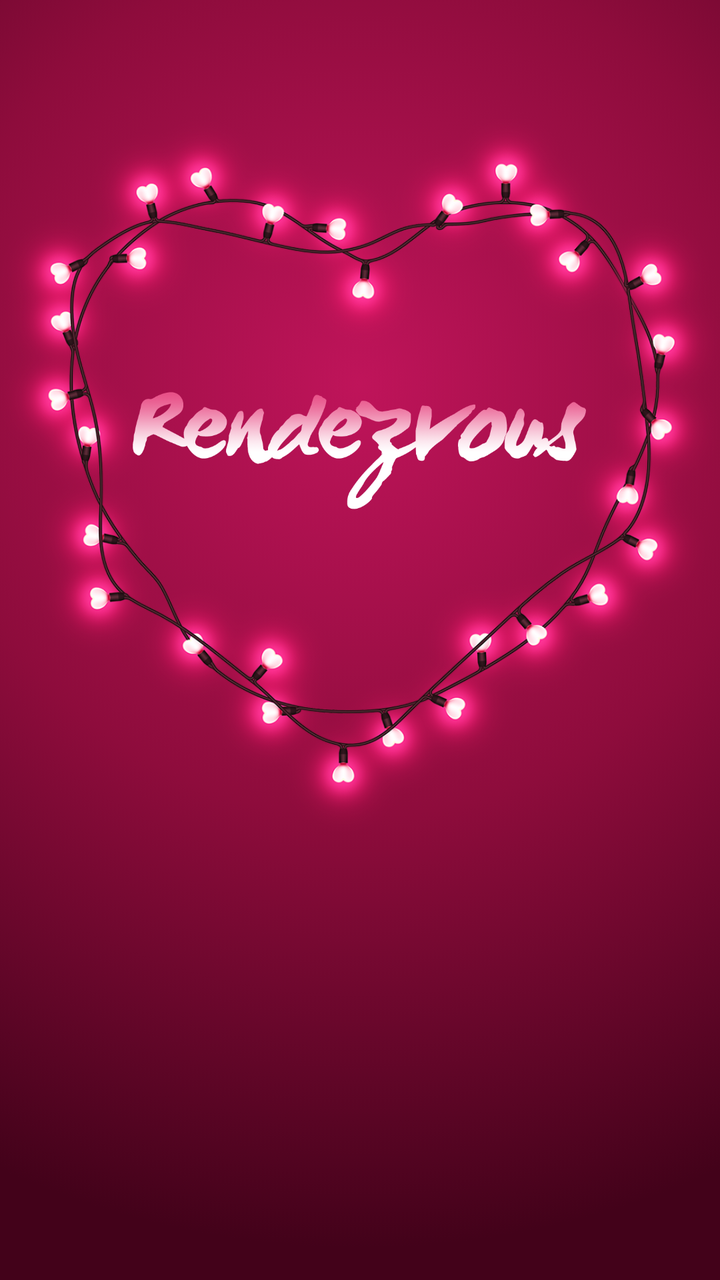
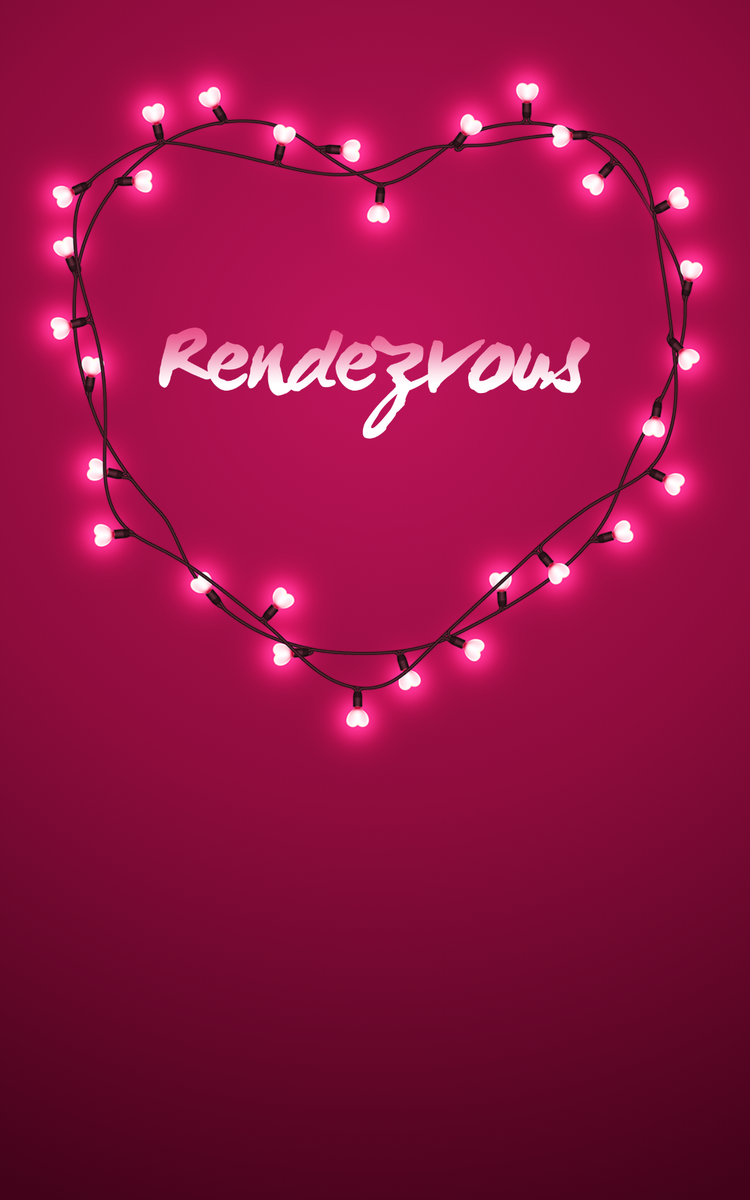

Two renders of one Android screen. The first uses the default layout on a phone; the second uses the alternative layout the repository ships for a different screen configuration, on a matching device. The two XML files are below.
<!-- AndroidManifest.xml: application theme AppTheme -->
<!-- res/layout/activity_splash.xml -->
<?xml version="1.0" encoding="utf-8"?>
<RelativeLayout xmlns:android="http://schemas.android.com/apk/res/android"
    android:id="@+id/content_layout"
    android:layout_width="match_parent"
    android:layout_height="match_parent"
    android:background="@drawable/splash_gradient">

    <ImageView
        android:id="@+id/imageView"
        android:layout_width="400dp"
        android:layout_height="400dp"
        android:layout_alignParentTop="true"
        android:layout_centerHorizontal="true"
        android:layout_marginTop="39dp"
        android:contentDescription="@string/heart_pic"
        android:src="@drawable/hearts" />

    <ImageView
        android:layout_width="230dp"
        android:layout_height="230dp"
        android:layout_alignTop="@+id/imageView"
        android:layout_centerHorizontal="true"
        android:layout_marginTop="69dp"
        android:contentDescription="@string/logo_icon"
        android:src="@drawable/rend" />

</RelativeLayout>
<!-- resources referenced by this layout -->
<resources>
  <!-- drawable hearts: png bitmap (drawable, 516729 bytes) -->
  <!-- drawable rend: png bitmap (drawable, 45484 bytes) -->
  <!-- drawable splash_gradient (drawable) -->
  <?xml version="1.0" encoding="utf-8"?>
  <selector xmlns:android="http://schemas.android.com/apk/res/android">
      <item>
          <shape>
              <gradient
                  android:centerColor="#8e0c3c"
                  android:centerX="50%"
                  android:centerY="30%"
                  android:endColor="#43021a"
                  android:gradientRadius="120%"
                  android:startColor="#bf145a"
                  android:type="radial"/>
          </shape>
      </item>
  </selector>
  <string name="heart_pic">heart puc</string>
  <string name="logo_icon">logo icon</string>
  <style name="AppTheme" parent="Theme.AppCompat.Light.NoActionBar">
          
          <item name="colorPrimary">@color/colorPrimary</item>
          <item name="colorPrimaryDark">@color/colorPrimaryDark</item>
          <item name="colorAccent">@color/colorAccent</item>
          <item name="android:windowBackground">@color/grey_200</item>
      </style>
  <color name="colorPrimary">#a6154c</color>
  <color name="colorPrimaryDark">#740a32</color>
  <color name="colorAccent">#01d8ff</color>
  <color name="grey_200">#eeeeee</color>
</resources>
<!-- res/layout-sw600dp/activity_splash.xml (the repository's variant of the layout above) -->
<!-- drawn on a 7-inch tablet held upright -->
<?xml version="1.0" encoding="utf-8"?>
<RelativeLayout xmlns:android="http://schemas.android.com/apk/res/android"
    xmlns:app="http://schemas.android.com/apk/res-auto"
    android:id="@+id/content_layout"
    android:layout_width="match_parent"
    android:layout_height="match_parent"
    android:background="@drawable/splash_gradient">

    <ImageView
        android:id="@+id/imageView2"
        android:layout_width="600dp"
        android:layout_height="600dp"
        android:layout_alignParentTop="true"
        android:layout_centerHorizontal="true"
        android:layout_marginTop="28dp"
        app:srcCompat="@drawable/hearts" />

    <ImageView
        android:id="@+id/imageView3"
        android:layout_width="350dp"
        android:layout_height="350dp"
        app:srcCompat="@drawable/rend"
        android:layout_marginTop="100dp"
        android:layout_alignTop="@+id/imageView2"
        android:layout_centerHorizontal="true" />


</RelativeLayout>
<!-- resources referenced by the variant -->
<!-- as a 7-inch tablet held upright resolves them -->
<resources>
  <!-- drawable hearts: png bitmap (drawable, 516729 bytes) -->
  <!-- drawable rend: png bitmap (drawable, 45484 bytes) -->
  <!-- drawable splash_gradient (drawable) -->
  <?xml version="1.0" encoding="utf-8"?>
  <selector xmlns:android="http://schemas.android.com/apk/res/android">
      <item>
          <shape>
              <gradient
                  android:centerColor="#8e0c3c"
                  android:centerX="50%"
                  android:centerY="30%"
                  android:endColor="#43021a"
                  android:gradientRadius="120%"
                  android:startColor="#bf145a"
                  android:type="radial"/>
          </shape>
      </item>
  </selector>
  <style name="AppTheme" parent="Theme.AppCompat.Light.NoActionBar">
          
          <item name="colorPrimary">@color/colorPrimary</item>
          <item name="colorPrimaryDark">@color/colorPrimaryDark</item>
          <item name="colorAccent">@color/colorAccent</item>
          <item name="android:windowBackground">@color/grey_200</item>
      </style>
  <color name="colorPrimary">#a6154c</color>
  <color name="colorPrimaryDark">#740a32</color>
  <color name="colorAccent">#01d8ff</color>
  <color name="grey_200">#eeeeee</color>
</resources>
